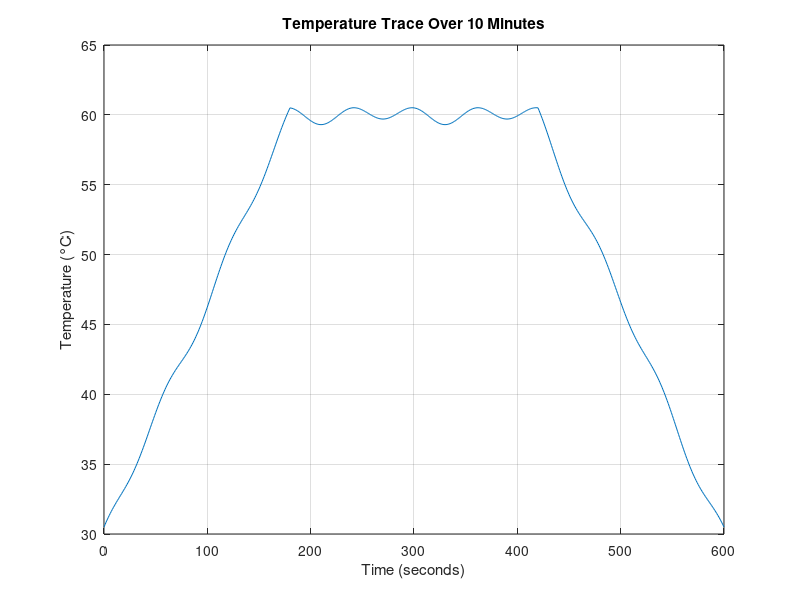

MATLAB code for this plot:
%---------------Description---------------
% Generate a trace depicting some temperature over 10 minutes ranging
% from around 30 to 60 degrees. The start of the trace increases the 
% temperature until it reaches a plateau of around 60 degrees. This
% plateau continues until some time when the temperature begins to
% decrease at the end of the trace.

clear

% Parameters
duration = 10 * 60; % Duration in seconds (10 minutes)
sampling_rate = 1; % Sampling rate in Hz (1 sample per second)
time_vector = 0:1/sampling_rate:duration; % Time vector
% temperature_offset = 30;

base_temp = 30; % Base temperature
peak_temp = 60; % Peak temperature
plateau_duration = 4 * 60; % Duration of plateau in seconds

% Generate temperature trace with plateau
rise_duration = (duration - plateau_duration) / 2;
fall_duration = rise_duration;

% Create temperature trace with rise, plateau, and fall
temperature_trace = zeros(size(time_vector));

% Rising phase
rise_indices = time_vector <= rise_duration;
temperature_trace(rise_indices) = base_temp + (peak_temp - base_temp) * (time_vector(rise_indices) / rise_duration);

% Plateau phase
plateau_indices = (time_vector > rise_duration) & (time_vector <= (rise_duration + plateau_duration));
temperature_trace(plateau_indices) = peak_temp;

% Falling phase
fall_indices = time_vector > (rise_duration + plateau_duration);
temperature_trace(fall_indices) = peak_temp - (peak_temp - base_temp) * ((time_vector(fall_indices) - (rise_duration + plateau_duration)) / fall_duration);

% Add small fluctuations (can be removed)
small_fluctuations = 0.5 * cos(2 * pi * time_vector / 60) + 0.2 * sin(2 * pi * time_vector / 120);
temperature_trace = temperature_trace + small_fluctuations;

% Plot the temperature trace
figure;
plot(time_vector, temperature_trace);
title('Temperature Trace Over 10 Minutes');
xlabel('Time (seconds)');
ylabel('Temperature (°C)');
grid on;

% Optionally save the data to a file
save('realistic_temperature_trace.mat', 'time_vector', 'temperature_trace');
